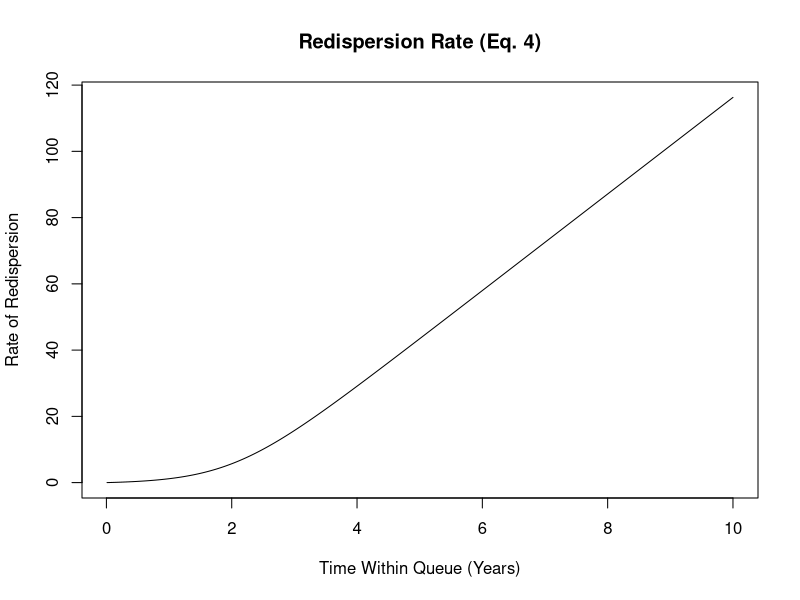
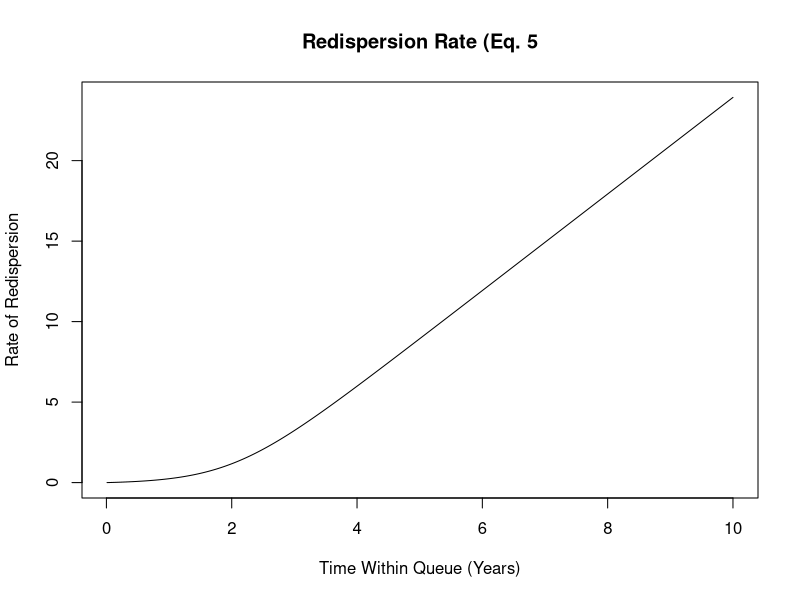
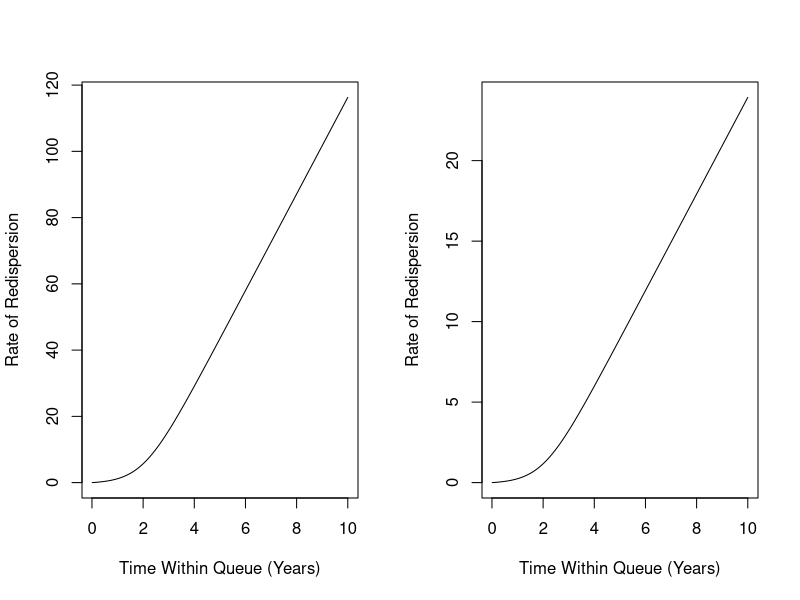

These charts were generated, in order, by the following R code:
## Task: Plot B[j] as a function of virtual wait only 
## Result: estimate for rate of redispersion 

# alpha - rate of infection in attack zone
# c - participation rate
# p - prevalence of infection
alpha <- 27
c <- 0.10
p <- 0.20 

##residual infestation rate
alphaPrime <- alpha*(1-c)*p

## Integrate the infestivity function as a function of t (z)
#Logistic (infestivity) function
infestivityAPrime <- function(k,y0,r,t,alphaPrime) {
  out <- k/(1+((k-y0)/y0)*exp(-r*t))
  outAP <- (out * alphaPrime)
  return(outAP)
}

#set parameters of infestivty function 
k <- 3 # carrying capacity 3 infestations per house per year
y0 <- 0.1 # initial infestivity (0.1 infestations per house per year)
r <- 1.68

#Set time interval - ten years 
t <- 1:1000/100

#integrate infestivity function 
upperCaseGammaAP <- function(t) {
  integrate(infestivityAPrime,lower=0,upper=t, k=k, y0=y0, r=r, alphaPrime=alphaPrime)$value
}
# vectorize results of integration function - input t in function 
v.upperCaseGammaAP <- Vectorize(upperCaseGammaAP)

## Plot the result of the upperCaseGammaAP (Eq. 4 from paper)
plot(v.upperCaseGammaAP(t)~t,xlab="Time Within Queue (Years)", ylab="Rate of Redispersion",type="l")
title("Redispersion Rate (Eq. 4)")

## Redispersion rate disregarding alphaPrime (Eq. 5 from paper)
#Logistic (infestivity) function
infestivity <- function(k,y0,r,t) {
  out <- k/(1+((k-y0)/y0)*exp(-r*t))
  return(out)
}

#integrate infestivity function 
upperCaseGamma <- function(t) {
  integrate(infestivity,lower=0,upper=t, k=k, y0=y0, r=r)$value
}
# vectorize results of integration function - input t in function 
v.upperCaseGamma <- Vectorize(upperCaseGamma)

## Plot the result of the upperCaseGamma (Eq. 5 from paper)
plot(v.upperCaseGamma(t)~t,xlab="Time Within Queue (Years)", ylab="Rate of Redispersion",type="l")
title("Redispersion Rate (Eq. 5")

par(mfrow=c(1,2))
plot(v.upperCaseGammaAP(t)~t,xlab="Time Within Queue (Years)", ylab="Rate of Redispersion",type="l")
plot(v.upperCaseGamma(t)~t,xlab="Time Within Queue (Years)", ylab="Rate of Redispersion",type="l")





 
